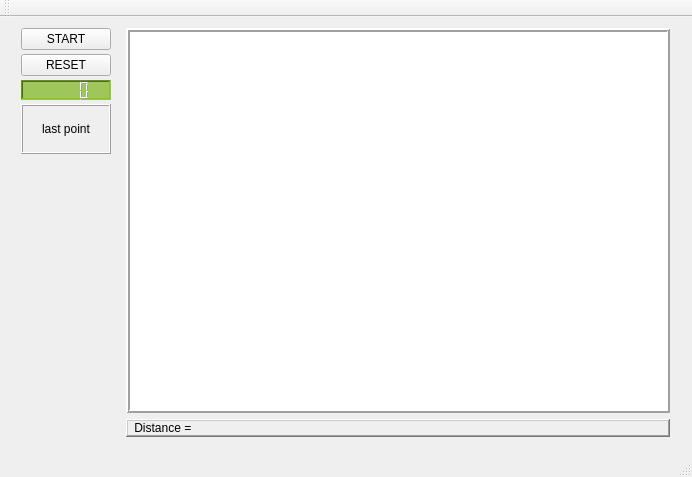
<?xml version="1.0" encoding="UTF-8"?>
<ui version="4.0">
 <class>MainWindow</class>
 <widget class="QMainWindow" name="MainWindow">
  <property name="geometry">
   <rect>
    <x>0</x>
    <y>0</y>
    <width>692</width>
    <height>477</height>
   </rect>
  </property>
  <property name="windowTitle">
   <string>TSP</string>
  </property>
  <property name="windowIcon">
   <iconset>
    <normaloff>../../../road-clipart-free-vector-abadr-highway-clip-art_105856_Abadr_Highway_clip_art_hight.png</normaloff>../../../road-clipart-free-vector-abadr-highway-clip-art_105856_Abadr_Highway_clip_art_hight.png</iconset>
  </property>
  <widget class="QWidget" name="centralWidget">
   <widget class="QWidget" name="horizontalLayoutWidget">
    <property name="geometry">
     <rect>
      <x>10</x>
      <y>0</y>
      <width>671</width>
      <height>431</height>
     </rect>
    </property>
    <layout class="QHBoxLayout" name="horizontalLayout_3">
     <item>
      <layout class="QVBoxLayout" name="verticalLayout_6" stretch="0,0,0,0,0,0">
       <property name="spacing">
        <number>4</number>
       </property>
       <property name="rightMargin">
        <number>9</number>
       </property>
       <item>
        <widget class="QPushButton" name="start">
         <property name="cursor">
          <cursorShape>PointingHandCursor</cursorShape>
         </property>
         <property name="styleSheet">
          <string notr="true">font: 75 11pt &quot;Sawasdee&quot;;
</string>
         </property>
         <property name="text">
          <string>START</string>
         </property>
         <property name="shortcut">
          <string/>
         </property>
         <property name="checkable">
          <bool>false</bool>
         </property>
         <property name="checked">
          <bool>false</bool>
         </property>
         <property name="autoDefault">
          <bool>false</bool>
         </property>
         <property name="default">
          <bool>false</bool>
         </property>
         <property name="flat">
          <bool>false</bool>
         </property>
        </widget>
       </item>
       <item>
        <widget class="QPushButton" name="reset">
         <property name="cursor">
          <cursorShape>PointingHandCursor</cursorShape>
         </property>
         <property name="styleSheet">
          <string notr="true">font: 75 11pt &quot;Sawasdee&quot;;</string>
         </property>
         <property name="text">
          <string>RESET</string>
         </property>
        </widget>
       </item>
       <item>
        <widget class="QLCDNumber" name="lcdNumber_6">
         <property name="maximumSize">
          <size>
           <width>16777215</width>
           <height>20</height>
          </size>
         </property>
         <property name="styleSheet">
          <string notr="true">
background-color: rgb(122, 179, 23,175);
</string>
         </property>
         <property name="frameShape">
          <enum>QFrame::WinPanel</enum>
         </property>
         <property name="frameShadow">
          <enum>QFrame::Sunken</enum>
         </property>
        </widget>
       </item>
       <item>
        <widget class="QLabel" name="last">
         <property name="minimumSize">
          <size>
           <width>90</width>
           <height>50</height>
          </size>
         </property>
         <property name="maximumSize">
          <size>
           <width>90</width>
           <height>50</height>
          </size>
         </property>
         <property name="autoFillBackground">
          <bool>false</bool>
         </property>
         <property name="styleSheet">
          <string notr="true">font: 75 10pt &quot;Sawasdee&quot;;
border-color: rgb(255, 0, 229);
</string>
         </property>
         <property name="frameShape">
          <enum>QFrame::Box</enum>
         </property>
         <property name="frameShadow">
          <enum>QFrame::Raised</enum>
         </property>
         <property name="text">
          <string>last point</string>
         </property>
         <property name="alignment">
          <set>Qt::AlignCenter</set>
         </property>
        </widget>
       </item>
       <item>
        <spacer name="verticalSpacer_6">
         <property name="orientation">
          <enum>Qt::Vertical</enum>
         </property>
         <property name="sizeHint" stdset="0">
          <size>
           <width>20</width>
           <height>40</height>
          </size>
         </property>
        </spacer>
       </item>
       <item>
        <widget class="QLabel" name="label_3">
         <property name="styleSheet">
          <string notr="true">font: 75 11pt &quot;Sawasdee&quot;;</string>
         </property>
         <property name="text">
          <string/>
         </property>
         <property name="alignment">
          <set>Qt::AlignCenter</set>
         </property>
        </widget>
       </item>
      </layout>
     </item>
     <item>
      <layout class="QVBoxLayout" name="verticalLayout_7">
       <item>
        <spacer name="horizontalSpacer">
         <property name="orientation">
          <enum>Qt::Horizontal</enum>
         </property>
         <property name="sizeHint" stdset="0">
          <size>
           <width>0</width>
           <height>0</height>
          </size>
         </property>
        </spacer>
       </item>
       <item>
        <widget class="MyQGraphicsView" name="board">
         <property name="cursor" stdset="0">
          <cursorShape>CrossCursor</cursorShape>
         </property>
         <property name="mouseTracking">
          <bool>true</bool>
         </property>
         <property name="frameShape">
          <enum>QFrame::Box</enum>
         </property>
         <property name="frameShadow">
          <enum>QFrame::Raised</enum>
         </property>
         <property name="lineWidth">
          <number>2</number>
         </property>
        </widget>
       </item>
       <item>
        <widget class="QLabel" name="distance">
         <property name="maximumSize">
          <size>
           <width>16777215</width>
           <height>20</height>
          </size>
         </property>
         <property name="styleSheet">
          <string notr="true">font: 75 11pt &quot;Sawasdee&quot;;</string>
         </property>
         <property name="frameShape">
          <enum>QFrame::WinPanel</enum>
         </property>
         <property name="frameShadow">
          <enum>QFrame::Raised</enum>
         </property>
         <property name="text">
          <string> Distance =</string>
         </property>
        </widget>
       </item>
      </layout>
     </item>
    </layout>
   </widget>
  </widget>
  <widget class="QToolBar" name="mainToolBar">
   <attribute name="toolBarArea">
    <enum>TopToolBarArea</enum>
   </attribute>
   <attribute name="toolBarBreak">
    <bool>false</bool>
   </attribute>
  </widget>
  <widget class="QStatusBar" name="statusBar"/>
  <widget class="QMenuBar" name="menuBar">
   <property name="geometry">
    <rect>
     <x>0</x>
     <y>0</y>
     <width>692</width>
     <height>25</height>
    </rect>
   </property>
  </widget>
 </widget>
 <layoutdefault spacing="6" margin="11"/>
 <customwidgets>
  <customwidget>
   <class>MyQGraphicsView</class>
   <extends>QGraphicsView</extends>
   <header location="global">myqgraphicsview.h</header>
  </customwidget>
 </customwidgets>
 <resources/>
 <connections/>
</ui>
